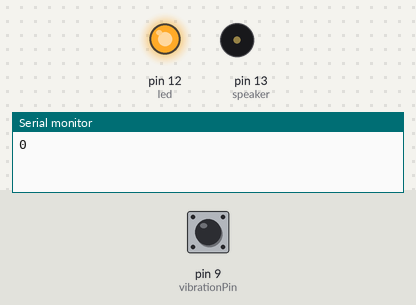
The sketch below on a simulated Arduino Uno, built with avr-gcc and run on an emulated ATmega328P. Shown: output pins drawn as LEDs (lit = HIGH), buzzer (waves = sounding, pin HIGH), the last lines printed to the serial monitor. The test bench sets the inputs (shaded band); at power-on: pin 9 (vibrationPin) LOW.

Above: at 1.2 s.
1.3 s: pin 9 (vibrationPin) pulsed HIGH 2 times (0.12 s each, 0.3 s apart)
At 2.0 s:
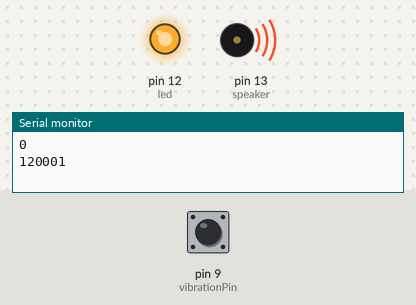
Timing chart, 0 to 12.9 s (numbered marks = the images above; inputs shaded):
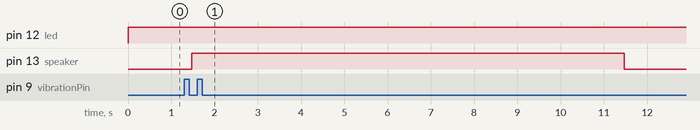

The sketch:

7_-_arduino_code.ino
```cpp
#include <avr/sleep.h>

const int vibrationPin = 9; // vibration sensor connected to digital pin 9
const int speaker = 13; // Speaker connected to digital pin 13
const int led = 12; // LED connected to digital pin 13

int threshold = 0; // vibration threshold value
int count = 0;
void setup() {
  pinMode(led, OUTPUT);
  pinMode(vibrationPin, INPUT); // set vibration pin as input
  pinMode(speaker, OUTPUT); // set speaker pin as output
  Serial.begin(9600); // initialize serial communication for debugging
}

void loop() {

  digitalWrite(led, HIGH); // turn on LED

  long vibrationValue = vibration();
  delay(50);
  Serial.println(vibrationValue); // print sensor value for debugging

  if (vibrationValue > threshold) { // if vibration is above threshold
    digitalWrite(speaker, HIGH); // turn on speaker
    delay(10000);
  }

  digitalWrite(speaker, LOW); // turn off speaker


}

long vibration() {
  long vibrationValue = pulseIn(vibrationPin, HIGH);

  return vibrationValue;
}
```

Measured:
- after the input at 1.3 s, pin 13 (speaker): LOW → HIGH after 0.17 s, → LOW 10.0 s later
